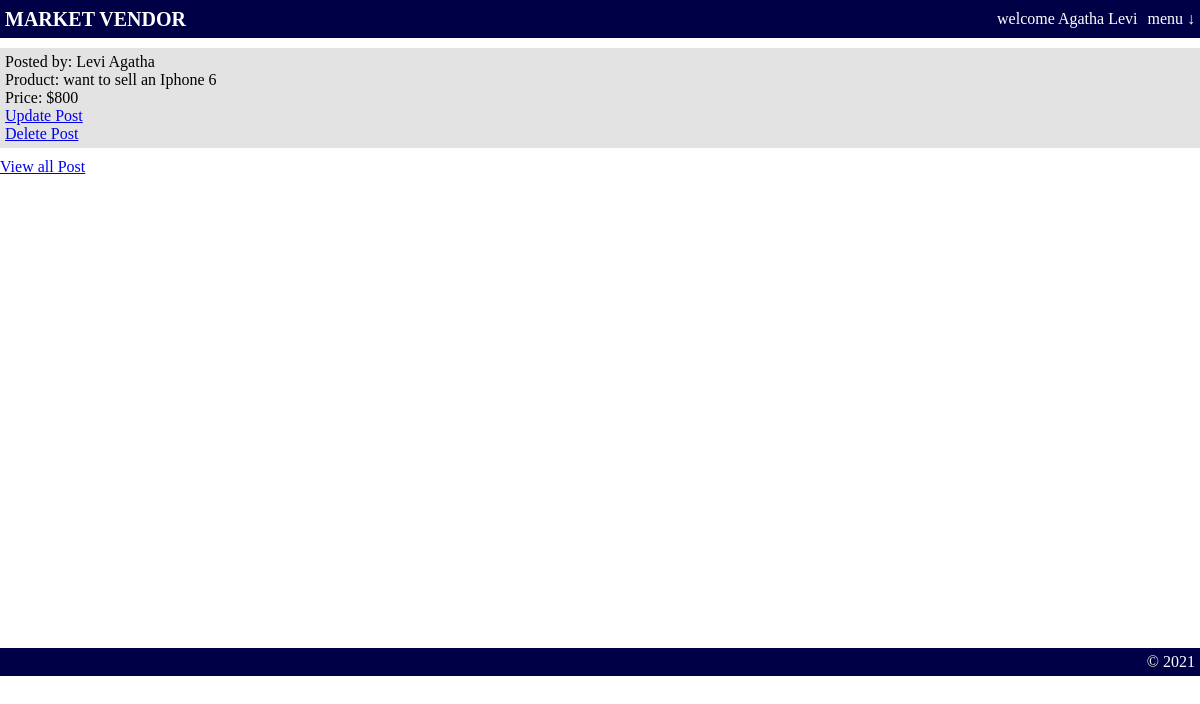
/shared/index.php?id=12 (signed in), run on the app's committed database.
### tables this page shows
CREATE TABLE `product` (
  `product_id` int(11) NOT NULL,
  `user_id` int(11) NOT NULL,
  `product_name` varchar(100) NOT NULL,
  `product_price` varchar(10) NOT NULL
);

CREATE TABLE `users` (
  `user_id` int(11) NOT NULL,
  `first_name` varchar(50) NOT NULL,
  `last_name` varchar(50) NOT NULL,
  `user_email` varchar(50) NOT NULL,
  `user_name` varchar(50) NOT NULL,
  `user_password` longtext NOT NULL
);

### shared/index.php (the view, shortened to what this page needs)
<?php
    if(!isset($_SESSION['username'])){
        header("location: login.php");
    } else {
        $id = $_SESSION['id'];
        require_once("db_connection.php");
        if(isset($_GET['id'])){
            $sql = "SELECT product.product_id, product.user_id, product.product_name, ";
            $sql .= "product.product_price, users.first_name, users.last_name FROM product ";
            $sql .= "JOIN users ON users.user_id = product.user_id WHERE product.user_id =?";
            $stmt = $connection->prepare($sql);
            $stmt->bind_param("i", $id);
            $stmt->execute();
            $result = $stmt->get_result();
            if($result->num_rows > 0) {
                while($row = $result->fetch_assoc()) {
                    $products[] = $row;
                }
            } else {
                $products = [];
            }
        }
    }
?>
<!DOCTYPE html>
<html lang="en">
<head>
</head>
<body>
    <?php require "header.php" ?>
    <main>
        <?php for($i = 0; $i < count($products); $i++) {?>
            <div class="post">
                <p>Posted by: <?php echo "{$products[$i]['first_name']} {$products[$i]['last_name']}" ?></p>
                <p>Product: <?php echo $products[$i]['product_name'] ?></p>
                <p>Price: $<?php echo $products[$i]['product_price'] ?></p>
                <?php
                    if(isset($_GET['id'])){
                        $product_id = $products[$i]['product_id'];
                        echo "<a href='update.php?product_id=$product_id'>Update Post</a><br>";
                        echo "<a href='delete.php?product_id=$product_id'>Delete Post</a>";
                    }
                ?>
            </div>
        <?php } ?>
        <?php
            if(isset($_GET['id'])){
                echo "<a href='index.php'>View all Post</a>";
            }
        ?>
    </main>
    <?php require "footer.php" ?>
</body>
</html>

### shared/index.php (style rules this page uses)
* { padding: 0; margin: 0; box-sizing: border-box; }
main { min-height: 600px; }
.post { background-color: #e3e3e3; padding: 5px; margin: 10px 0; }

### data on the page
product: user.first_name "Levi", user.last_name "Agatha", product_name "want to sell an Iphone 6", product_price "800"

### other printed values
$lastname "Agatha"
$firstname "Levi"
